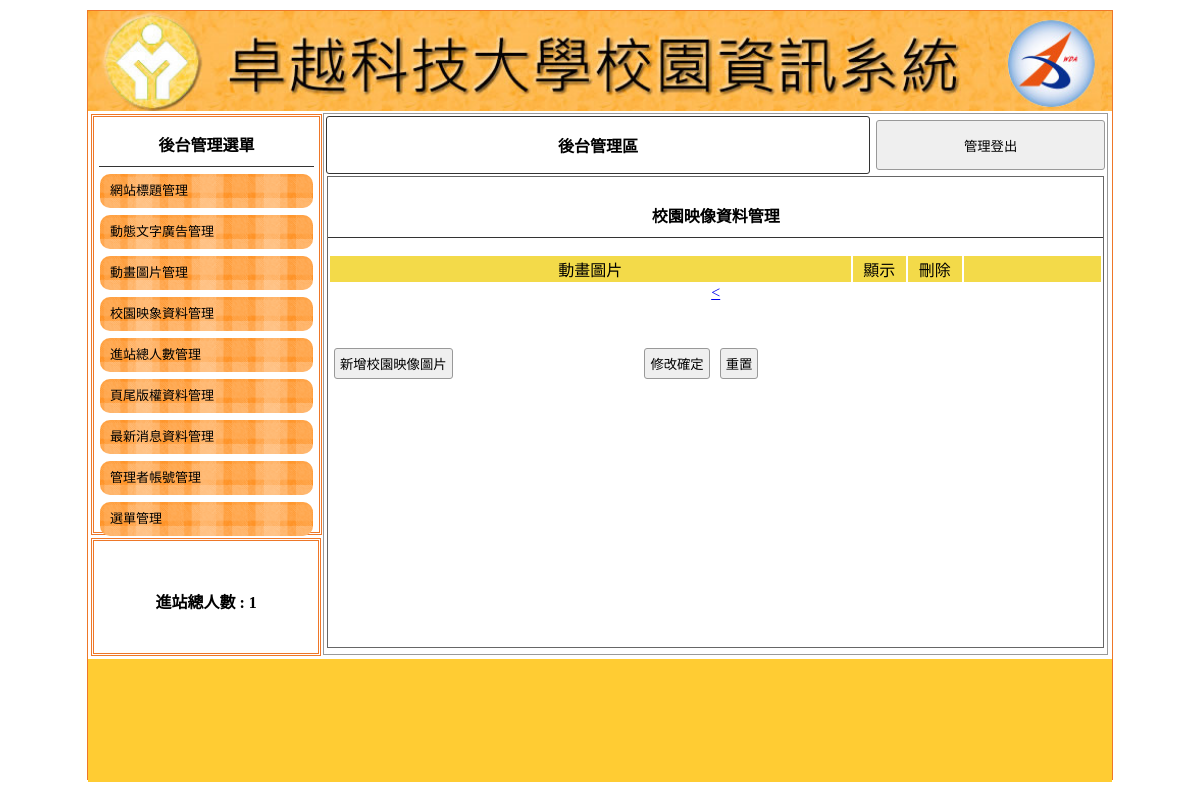
The page /back.php?do=image&p=3 on the database as committed earlier.
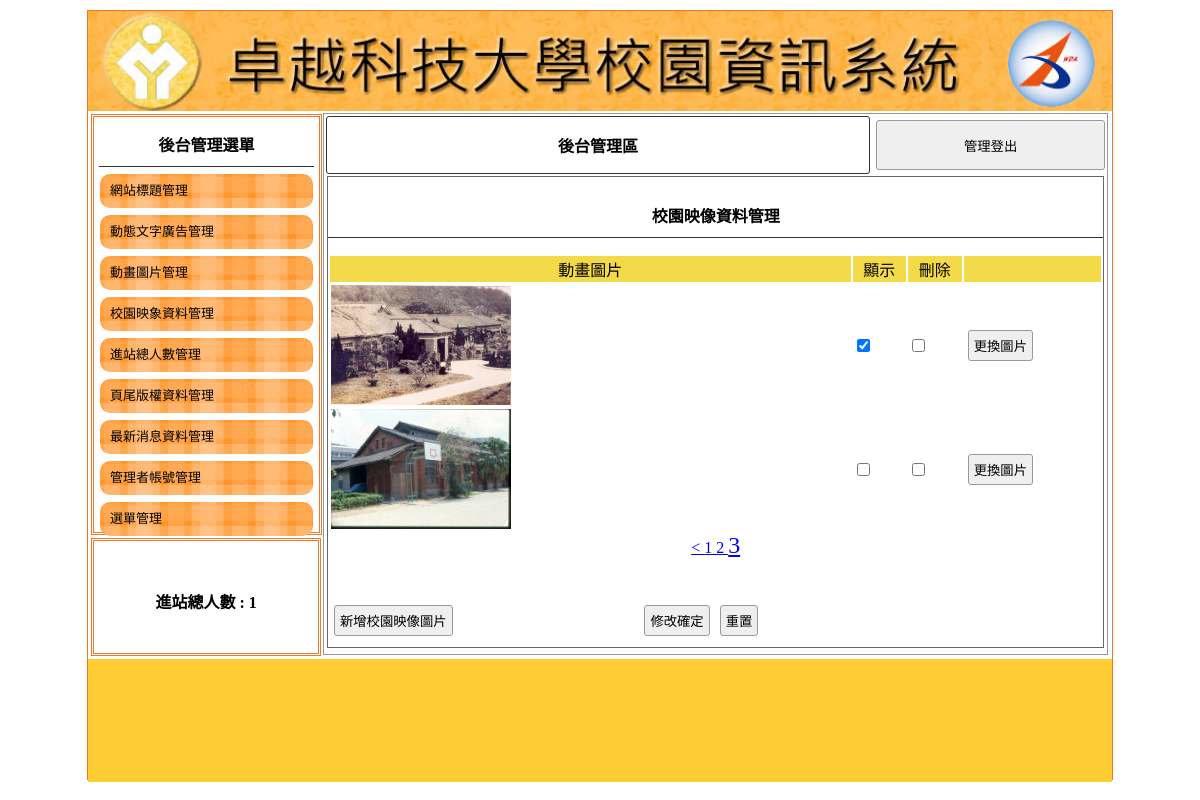
The same page on the database as committed later.
### tables this page shows
CREATE TABLE `image` (
  `id` int(10) UNSIGNED NOT NULL,
  `img` text NOT NULL,
  `sh` int(1) UNSIGNED NOT NULL
);

### api/db.php (called while the page is built, shortened)
<?php
class DB
{
    protected $pdo;
    protected $table;
    function __construct($table)
    {
        $this->table = $table;
        $host     = getenv('DB_HOST') ?: '127.0.0.1';
        $port     = getenv('DB_PORT') ?: '3306';
        $user     = getenv('DB_USERNAME') ?: 'root';
        $password = getenv('DB_PASSWORD') !== false ? getenv('DB_PASSWORD') : '';
        $dbname   = 'db11';
        $dsn = "mysql:host={$host};port={$port};dbname={$dbname};charset=utf8mb4";
        $this->pdo = new PDO($dsn, $user, $password, [
            PDO::ATTR_ERRMODE            => PDO::ERRMODE_EXCEPTION,
            PDO::ATTR_DEFAULT_FETCH_MODE => PDO::FETCH_ASSOC,
            PDO::ATTR_EMULATE_PREPARES   => false,
        ]);
    }
    function all(...$arg)
    {
        $sql = " SELECT * FROM `$this->table` ";
        if (isset($arg[0])) {
            if (is_array($arg[0])) {
                $where = $this->array2sql($arg[0]);
                $sql .= " WHERE " . join(" AND ", $where);
            } else {
                $sql .= $arg[0];
            }
        }
        return $this->pdo->query($sql)->fetchAll(PDO::FETCH_ASSOC);
    }
    function count(...$arg)
    {
        $sql = " SELECT count(*) FROM `$this->table`";
        return $this->pdo->query($sql)->fetchColumn();
    }
    private function array2sql($array)
    {
        $tmp = [];
        foreach ($array as $key => $value) {
            $tmp[] = "`$key`='$value'";
        }
        return $tmp;
    }
}
$Image = new DB('image');

### back/image.php (the view, shortened to what this page needs)
<div style="width:99%; height:87%; margin:auto; overflow:auto; border:#666 1px solid;">
    <p class="t cent botli">校園映像資料管理</p>
    <form method="post" target="" action="./api/edit.php?table=<?= $do; ?>">
        <table width="100%">
            <tbody>
                <tr class="yel">
                    <td width="68%">動畫圖片</td>
                    <td width="7%">顯示</td>
                    <td width="7%">刪除</td>
                    <td></td>
                </tr>
                <?php
                $total = $Image->count();
                $div = 3;
                $pages = ceil($total / $div);
                $now = $_GET['p']??1;
                $start = ($now - 1) * $div;
                $rows = $Image->all(" limit $start,$div");
                foreach ($rows as $row):
                ?>
                    <tr>
                        <td width="68%">
                            <img src="./upload/<?= $row['img']; ?>" style="width: 180px; height: 120px;">
                        </td>
                        <td width="7%">
                            <input type="checkbox" name="sh[]" value="<?= $row['id']; ?>" <?= ($row['sh'] == 1) ? "checked" : ""; ?>>
                        </td>
                        <td width="7%">
                            <input type="checkbox" name="del[]" value="<?= $row['id']; ?>">
                        </td>
                        <td>
                            <input type="button" value="更換圖片" onclick="op('#cover','#cvr','./modal/update.php?table=<?= $do; ?>&id=<?= $row['id']; ?>')">
                        </td>
                    </tr>
                <?php
                endforeach;
                ?>
            </tbody>
        </table>
        <div class="cent">
            <?php
            if($now>1){
                $prev=$now-1;
                echo "<a href='?do=$do&p=$prev'> < </a>";
            }
            for($i=1;$i<=$pages;$i++){
                $size=($i==$now)?"24px":"16px";
                echo "<a href='?do=$do&p=$i' style='font-size:$size'> $i </a>";
            }
            ?>
        </div>
        <table style="margin-top:40px; width:70%;">
            <tbody>
                <tr>
                    <td width="200px">
                        <input type="button" onclick="op('#cover','#cvr','./modal/<?= $do; ?>.php?table=<?= $do; ?>')" value="新增校園映像圖片">
                    </td>
                    <td class="cent">
                        <input type="submit" value="修改確定">
                        <input type="reset" value="重置">
                    </td>
                </tr>
            </tbody>
        </table>
    </form>
</div>

Rows that differ between the two databases and show on the page:
added image: img (picture), sh "☑"
added image: img (picture)
Other text that changed with them:
new list line: "1"
new list line: "2"
new list line: "3"
